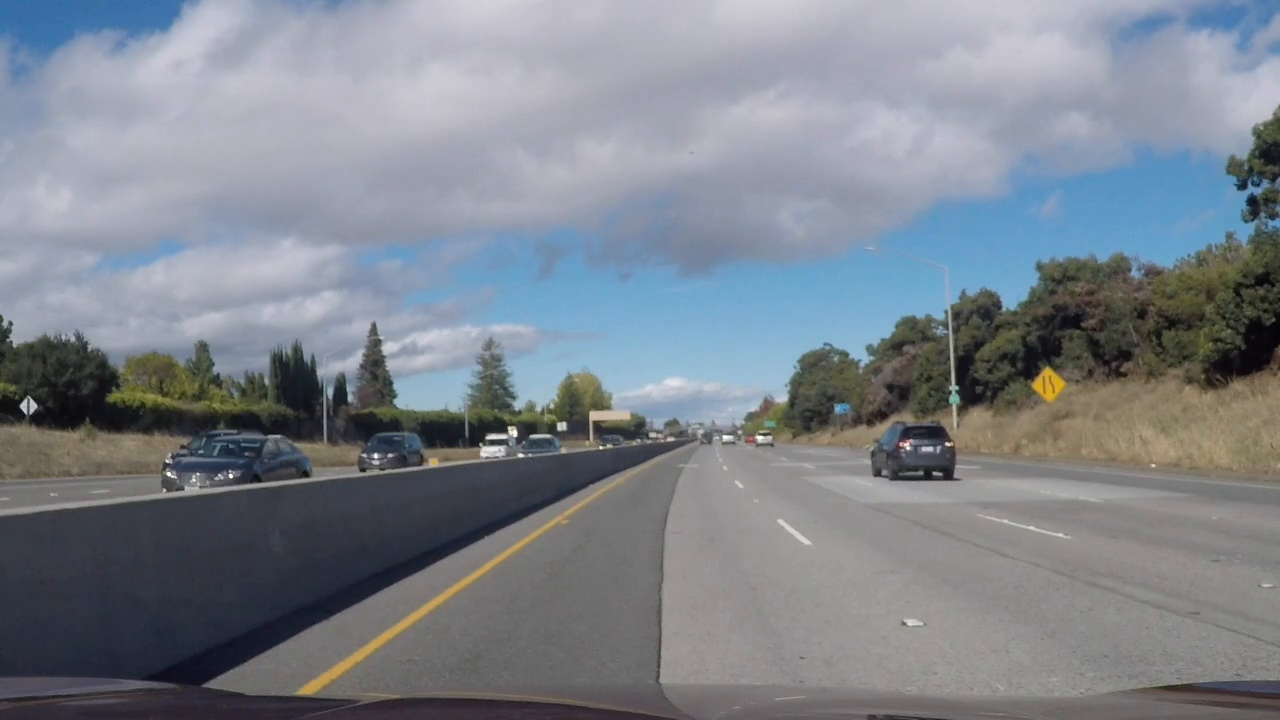
#> input picture challenge/1.jpg, 1280 x 720 px
$ python -i util.py   (imports and definitions only)   (older library calls are emulated)
#> lines starting #> are read from the running program, lines starting #| are printed output that depends on the picture; after the words box and inside, x2 and y2 are one past the last pixel; in counts of white or black regions, pixels touching at a corner belong together
import numpy as np
import cv2
import matplotlib.pyplot as plt

# [6 lines left out: function warper, not called in this run]

def gaussian_blur(img, kernel_size):
    return cv2.GaussianBlur(img, (kernel_size, kernel_size), 0)

# [38 lines left out: functions cal_undistort, pltPairedShow, pltShowFour, not called in this run]

#def hls_color_thresh(img, Hthresh, Sthresh):
def hls_s_thresh(img, Hthresh=(0,255), Sthresh=(0,255)):
    imgHLS = cv2.cvtColor(img, cv2.COLOR_BGR2HLS)
    binary_output = np.zeros_like(img)
    binary_output[(imgHLS[:,:,0] >= Hthresh[0])  & (imgHLS[:,:,0] <= Hthresh[1])
                  & ((imgHLS[:,:,2] >= Sthresh[0])  & (imgHLS[:,:,2] <= Sthresh[1]))] = 255
    return binary_output

def sobelX_thresh(img, sobel_kernel=3, mag_thresh=(0, 255)):
    imgHLS = cv2.cvtColor(img, cv2.COLOR_BGR2HLS)

    sobelx = cv2.Sobel(imgHLS[:,:,2], cv2.CV_64F, 1,0, ksize=sobel_kernel)
    scaled_sobel = np.uint8(255*sobelx / np.max(sobelx))

    # 5) Create a binary mask where mag thresholds are met
    binary_output = np.zeros_like(scaled_sobel)
    binary_output[(scaled_sobel >= mag_thresh[0]) & (scaled_sobel <= mag_thresh[1])] = 255

    # 6) Return this mask as your binary_output image
    return binary_output

def mag_thresh(img, sobel_kernel=3, mag_thresh=(0, 255)):
    imgHLS = cv2.cvtColor(img, cv2.COLOR_BGR2HLS)
    gray = imgHLS[:,:,2]
    # 2) Take the gradient in x and y separately
    sobelx = cv2.Sobel(gray, cv2.CV_64F, 1,0, ksize=sobel_kernel)
    sobely = cv2.Sobel(gray, cv2.CV_64F, 0,1, ksize=sobel_kernel)

    # 3) Calculate the magnitude
    gradmag = np.sqrt(sobelx**2 + sobely**2)

    # 4) Scale to 8-bit (0 - 255) and convert to type = np.uint8
    scaled_sobel = np.uint8(255*gradmag / np.max(gradmag))

    # 5) Create a binary mask where mag thresholds are met
    binary_output = np.zeros_like(scaled_sobel)
    binary_output[(scaled_sobel >= mag_thresh[0]) & (scaled_sobel <= mag_thresh[1])] = 255


    # 6) Return this mask as your binary_output image
    return binary_output

#Direction threshold
def dir_threshold(img, sobel_kernel=3, thresh=(0, np.pi/2)):
    imgHLS = cv2.cvtColor(img, cv2.COLOR_BGR2HLS)
    gray = imgHLS[:,:,2]

    sobelx = cv2.Sobel(gray, cv2.CV_64F, 1,0, ksize=sobel_kernel)
    sobely = cv2.Sobel(gray, cv2.CV_64F, 0,1, ksize=sobel_kernel)

    abs_sobelx = np.absolute(sobelx)
    abs_sobely = np.absolute(sobely)

    absgraddir = np.arctan2(abs_sobely, abs_sobelx)

    binary_output = np.zeros_like(absgraddir)
    binary_output[(absgraddir >= thresh[0]) & (absgraddir <= thresh[1])] = 255

    return binary_output

#Both Magnitude and direction threshold
# [172 lines left out: functions mag_dir_thresh, fitlines, curvature, not called in this run]


def combinedThresholds(img):
    combined3 = np.zeros_like(img[:,:,2])

    hls_mask = hls_s_thresh(img, Hthresh=(20, 120), Sthresh=(120, 255))[:,:,2]
    sobelX_mask = sobelX_thresh(img, 15,(70,240))
    mag_mask = mag_thresh(img, 15,(25,100))
    dir_mask = dir_threshold(img, 15,(0.7, 1.2))

    combined3[(((hls_mask >=100 ) & (sobelX_mask >=100)) | ((mag_mask >= 100) & (dir_mask >= 100)))] = 255
#    combined3[(((hls_mask >=100 ) & (sobelX_mask >=100)))] = 255

    return combined3

>>> import cv2
>>> picture = cv2.imread('../challenge/1.jpg')
#> picture is the input picture: shape (720, 1280, 3); mean B, G, R 140, 131.2, 124.9
>>> result = combinedThresholds(picture)
#> in hls_s_thresh, `imgHLS = cv2.cvtColor(img, cv2.COLOR_BGR2HLS)`: imgHLS: shape (720, 1280, 3); mean of channels 0, 1, 2 87.1, 132.5, 35.1
#> in combinedThresholds, `hls_mask = hls_s_thresh(img, Hthresh=(20, 120), Sthresh=(120, 255))[:,..`:
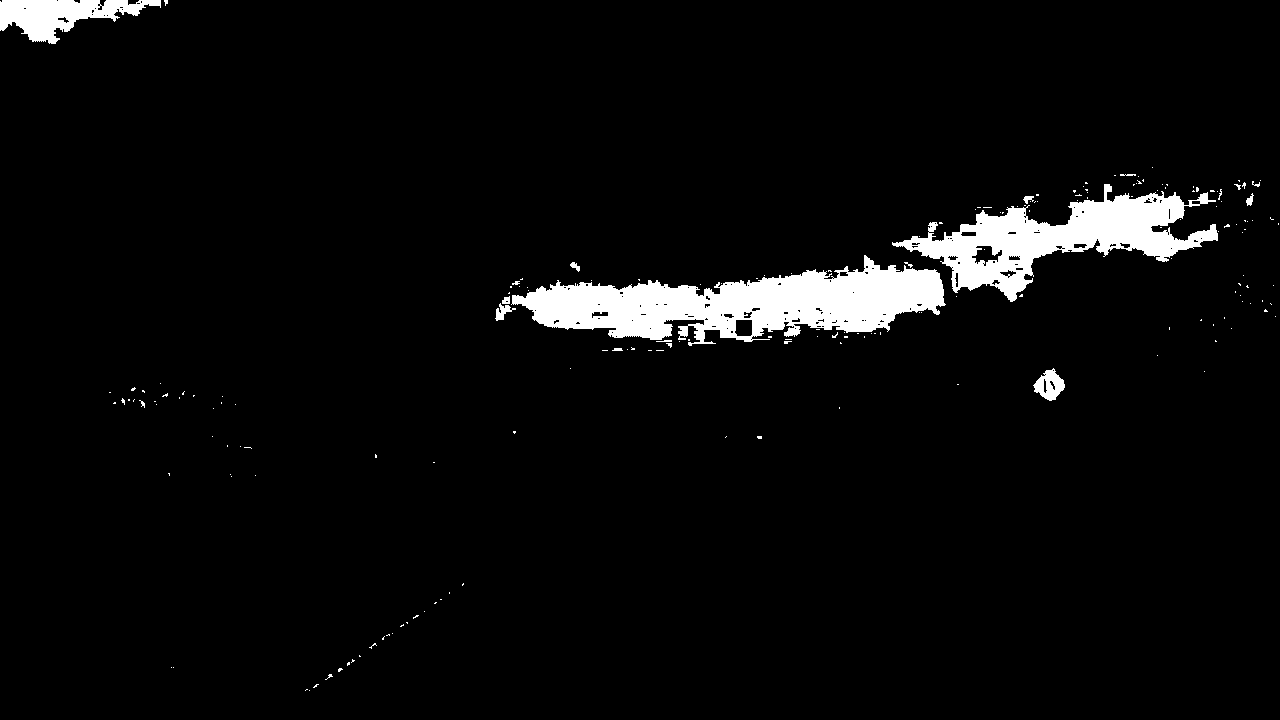
#> hls_mask: shape (720, 1280); 4.3% white; 193 white regions (178 under 20 px), largest, box (x1, y1, x2, y2) and area: (511, 255, 946, 346) 20086, (892, 184, 1218, 302) 13690, (0, 0, 161, 44) 3601
#> in combinedThresholds, `sobelX_mask = sobelX_thresh(img, 15,(70,240))`: sobelX_mask: shape (720, 1280); 5.7% white; 749 white regions (390 under 20 px), largest, box (x1, y1, x2, y2) and area: (199, 462, 626, 697) 4312, (309, 521, 559, 698) 2929, (295, 519, 553, 695) 1315
#> in combinedThresholds, `mag_mask = mag_thresh(img, 15,(25,100))`: mag_mask: shape (720, 1280); 9.6% white; 450 white regions (239 under 20 px), largest, box (x1, y1, x2, y2) and area: (350, 128, 1280, 466) 18408, (0, 466, 626, 701) 6582, (293, 468, 642, 699) 4721
#> in dir_threshold, `absgraddir = np.arctan2(abs_sobely, abs_sobelx)`:
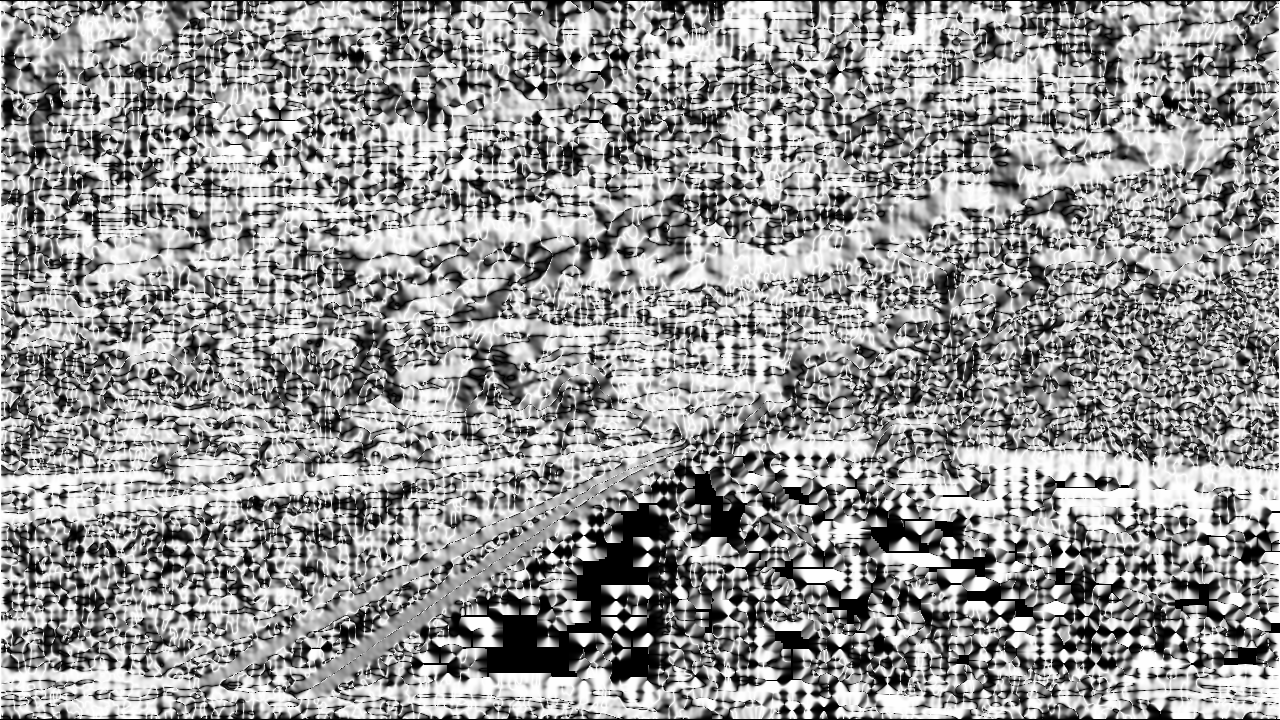
#> absgraddir: shape (720, 1280) float64; min 0, max 1.57, mean 0.923; drawn with min black and max white
#> in combinedThresholds, `dir_mask = dir_threshold(img, 15,(0.7, 1.2))`:
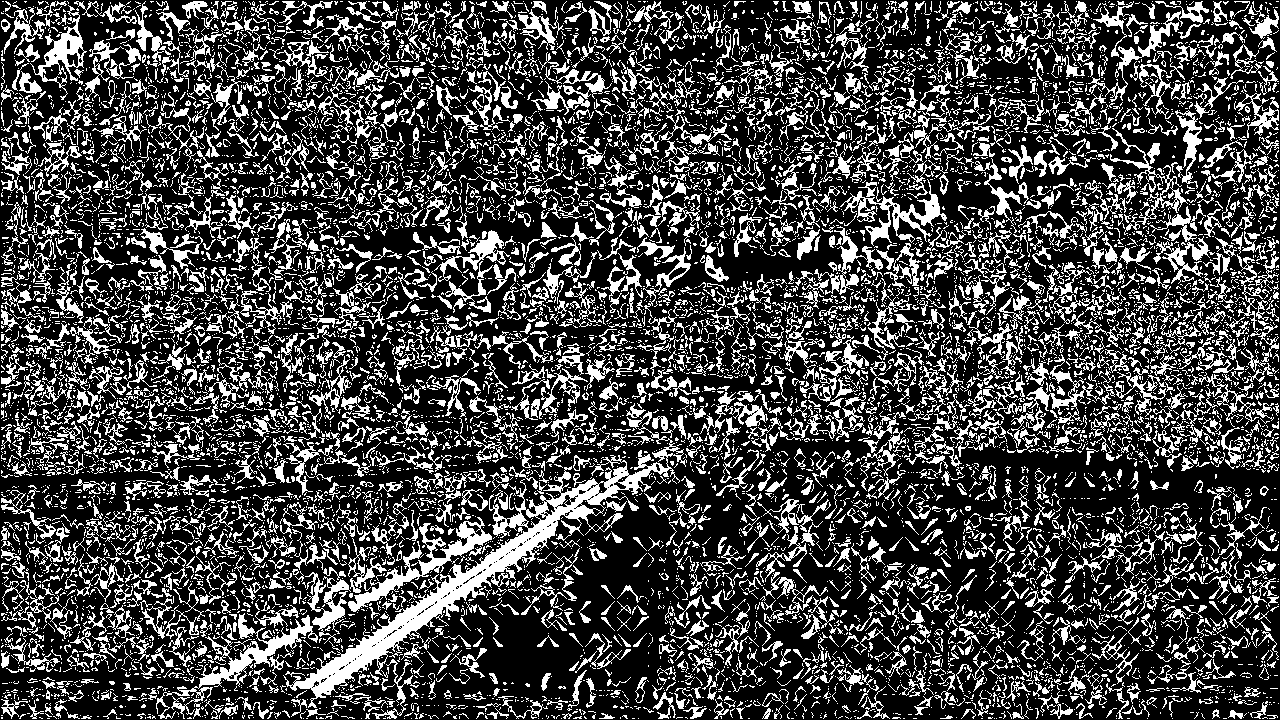
#> dir_mask: shape (720, 1280) float64; 27.4% white in thin lines or dots
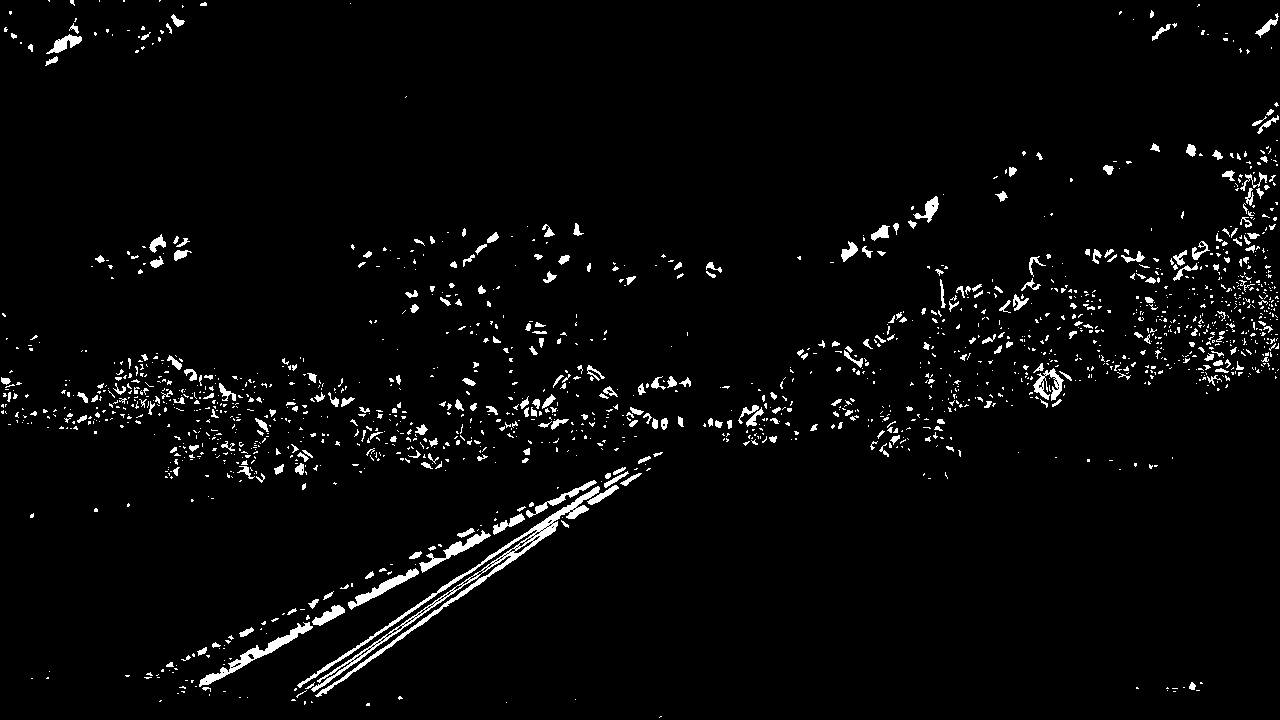
#> result: shape (720, 1280); 3.2% white; 1671 white regions (1351 under 20 px), largest, box (x1, y1, x2, y2) and area: (297, 486, 600, 697) 3762, (199, 622, 313, 687) 1003, (348, 568, 419, 610) 601
